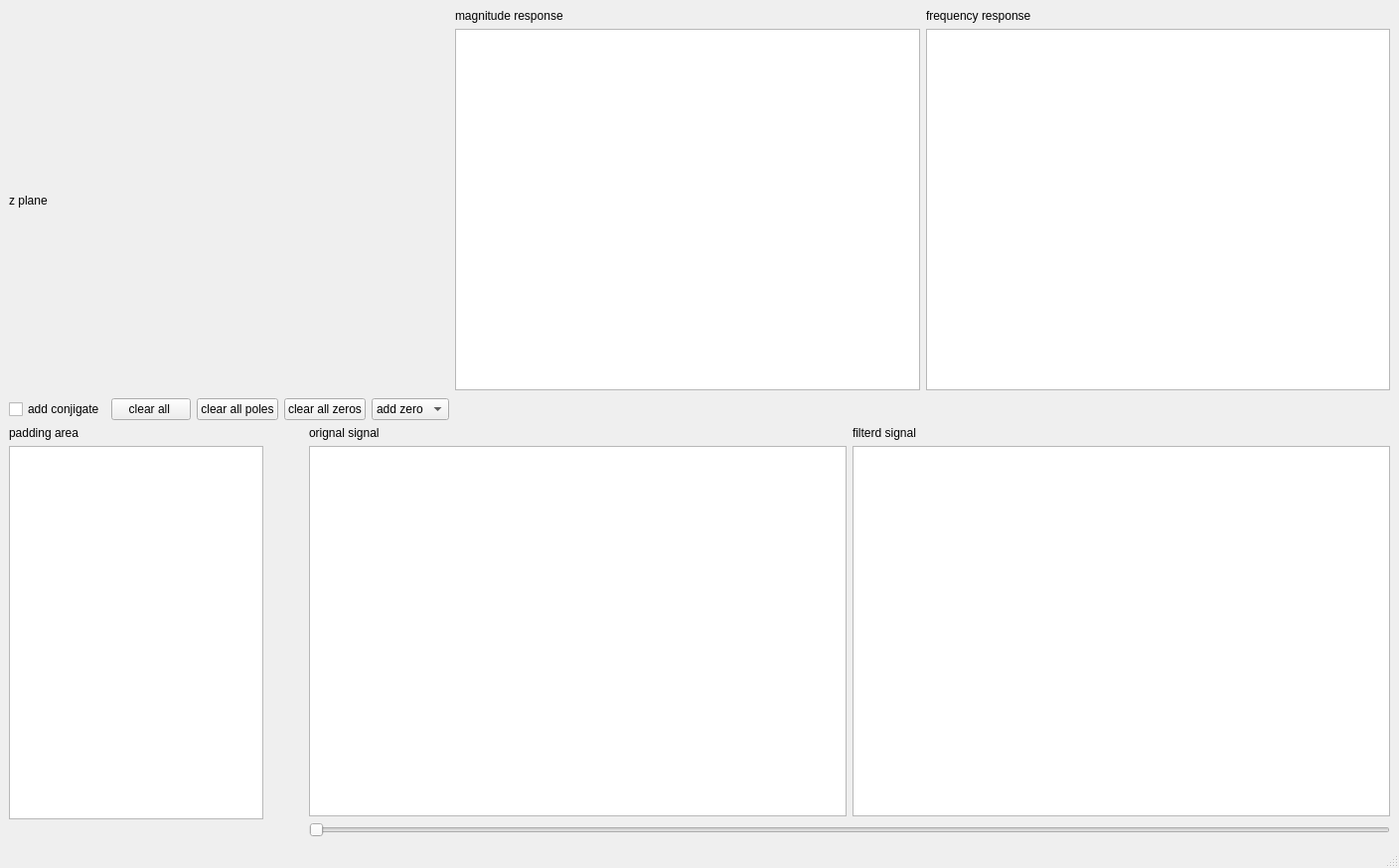
<?xml version="1.0" encoding="UTF-8"?>
<ui version="4.0">
 <class>MainWindow</class>
 <widget class="QMainWindow" name="MainWindow">
  <property name="geometry">
   <rect>
    <x>0</x>
    <y>0</y>
    <width>1408</width>
    <height>874</height>
   </rect>
  </property>
  <property name="windowTitle">
   <string>MainWindow</string>
  </property>
  <widget class="QWidget" name="centralwidget">
   <layout class="QGridLayout" name="gridLayout">
    <item row="0" column="0">
     <layout class="QHBoxLayout" name="horizontalLayout">
      <item>
       <layout class="QVBoxLayout" name="verticalLayout">
        <item>
         <layout class="QVBoxLayout" name="verticalLayout_8">
          <item>
           <widget class="QLabel" name="label_6">
            <property name="sizePolicy">
             <sizepolicy hsizetype="Preferred" vsizetype="Fixed">
              <horstretch>0</horstretch>
              <verstretch>0</verstretch>
             </sizepolicy>
            </property>
            <property name="text">
             <string>z plane</string>
            </property>
           </widget>
          </item>
          <item>
           <layout class="QHBoxLayout" name="horizontalLayout_2"/>
          </item>
         </layout>
        </item>
        <item>
         <layout class="QHBoxLayout" name="horizontalLayout_4">
          <item>
           <widget class="QCheckBox" name="checkBox_conj">
            <property name="text">
             <string>add conjigate</string>
            </property>
           </widget>
          </item>
          <item>
           <widget class="QPushButton" name="btn_clr_all">
            <property name="text">
             <string>clear all </string>
            </property>
           </widget>
          </item>
          <item>
           <widget class="QPushButton" name="btn_clr_pole">
            <property name="text">
             <string>clear all poles</string>
            </property>
           </widget>
          </item>
          <item>
           <widget class="QPushButton" name="btn_clr_zero">
            <property name="text">
             <string>clear all zeros</string>
            </property>
           </widget>
          </item>
          <item>
           <widget class="QComboBox" name="combx_zero_pole">
            <item>
             <property name="text">
              <string>add zero</string>
             </property>
            </item>
            <item>
             <property name="text">
              <string>add pole</string>
             </property>
            </item>
           </widget>
          </item>
         </layout>
        </item>
       </layout>
      </item>
      <item>
       <layout class="QHBoxLayout" name="horizontalLayout_6">
        <item>
         <layout class="QVBoxLayout" name="verticalLayout_7">
          <item>
           <widget class="QLabel" name="label_4">
            <property name="text">
             <string>magnitude response</string>
            </property>
           </widget>
          </item>
          <item>
           <widget class="PlotWidget" name="grph_mag_response"/>
          </item>
          <item>
           <spacer name="verticalSpacer_2">
            <property name="orientation">
             <enum>Qt::Vertical</enum>
            </property>
            <property name="sizeType">
             <enum>QSizePolicy::Fixed</enum>
            </property>
            <property name="sizeHint" stdset="0">
             <size>
              <width>20</width>
              <height>30</height>
             </size>
            </property>
           </spacer>
          </item>
         </layout>
        </item>
        <item>
         <layout class="QVBoxLayout" name="verticalLayout_2">
          <item>
           <widget class="QLabel" name="label_5">
            <property name="text">
             <string>frequency response</string>
            </property>
           </widget>
          </item>
          <item>
           <widget class="PlotWidget" name="grph_phase_response"/>
          </item>
          <item>
           <spacer name="verticalSpacer_3">
            <property name="orientation">
             <enum>Qt::Vertical</enum>
            </property>
            <property name="sizeType">
             <enum>QSizePolicy::Fixed</enum>
            </property>
            <property name="sizeHint" stdset="0">
             <size>
              <width>20</width>
              <height>30</height>
             </size>
            </property>
           </spacer>
          </item>
         </layout>
        </item>
       </layout>
      </item>
     </layout>
    </item>
    <item row="1" column="0">
     <layout class="QHBoxLayout" name="horizontalLayout_5">
      <item>
       <layout class="QVBoxLayout" name="verticalLayout_3">
        <item>
         <widget class="QLabel" name="label_3">
          <property name="text">
           <string>padding area</string>
          </property>
         </widget>
        </item>
        <item>
         <widget class="QGraphicsView" name="padding_area">
          <property name="sizePolicy">
           <sizepolicy hsizetype="Fixed" vsizetype="Expanding">
            <horstretch>0</horstretch>
            <verstretch>0</verstretch>
           </sizepolicy>
          </property>
         </widget>
        </item>
        <item>
         <spacer name="verticalSpacer">
          <property name="orientation">
           <enum>Qt::Vertical</enum>
          </property>
          <property name="sizeType">
           <enum>QSizePolicy::Fixed</enum>
          </property>
          <property name="sizeHint" stdset="0">
           <size>
            <width>20</width>
            <height>18</height>
           </size>
          </property>
         </spacer>
        </item>
       </layout>
      </item>
      <item>
       <spacer name="horizontalSpacer">
        <property name="orientation">
         <enum>Qt::Horizontal</enum>
        </property>
        <property name="sizeType">
         <enum>QSizePolicy::Fixed</enum>
        </property>
        <property name="sizeHint" stdset="0">
         <size>
          <width>40</width>
          <height>20</height>
         </size>
        </property>
       </spacer>
      </item>
      <item>
       <layout class="QVBoxLayout" name="verticalLayout_6">
        <item>
         <layout class="QHBoxLayout" name="horizontalLayout_3">
          <item>
           <layout class="QVBoxLayout" name="verticalLayout_4">
            <item>
             <widget class="QLabel" name="label">
              <property name="text">
               <string>orignal signal</string>
              </property>
             </widget>
            </item>
            <item>
             <widget class="PlotWidget" name="grph_1"/>
            </item>
           </layout>
          </item>
          <item>
           <layout class="QVBoxLayout" name="verticalLayout_5">
            <item>
             <widget class="QLabel" name="label_2">
              <property name="text">
               <string>filterd signal</string>
              </property>
             </widget>
            </item>
            <item>
             <widget class="PlotWidget" name="grph_2"/>
            </item>
           </layout>
          </item>
         </layout>
        </item>
        <item>
         <widget class="QSlider" name="slider_process_speed">
          <property name="maximum">
           <number>100</number>
          </property>
          <property name="orientation">
           <enum>Qt::Horizontal</enum>
          </property>
         </widget>
        </item>
       </layout>
      </item>
     </layout>
    </item>
   </layout>
  </widget>
  <widget class="QMenuBar" name="menubar">
   <property name="geometry">
    <rect>
     <x>0</x>
     <y>0</y>
     <width>1408</width>
     <height>26</height>
    </rect>
   </property>
  </widget>
  <widget class="QStatusBar" name="statusbar"/>
 </widget>
 <customwidgets>
  <customwidget>
   <class>PlotWidget</class>
   <extends>QGraphicsView</extends>
   <header>pyqtgraph.h</header>
  </customwidget>
 </customwidgets>
 <resources/>
 <connections/>
</ui>
